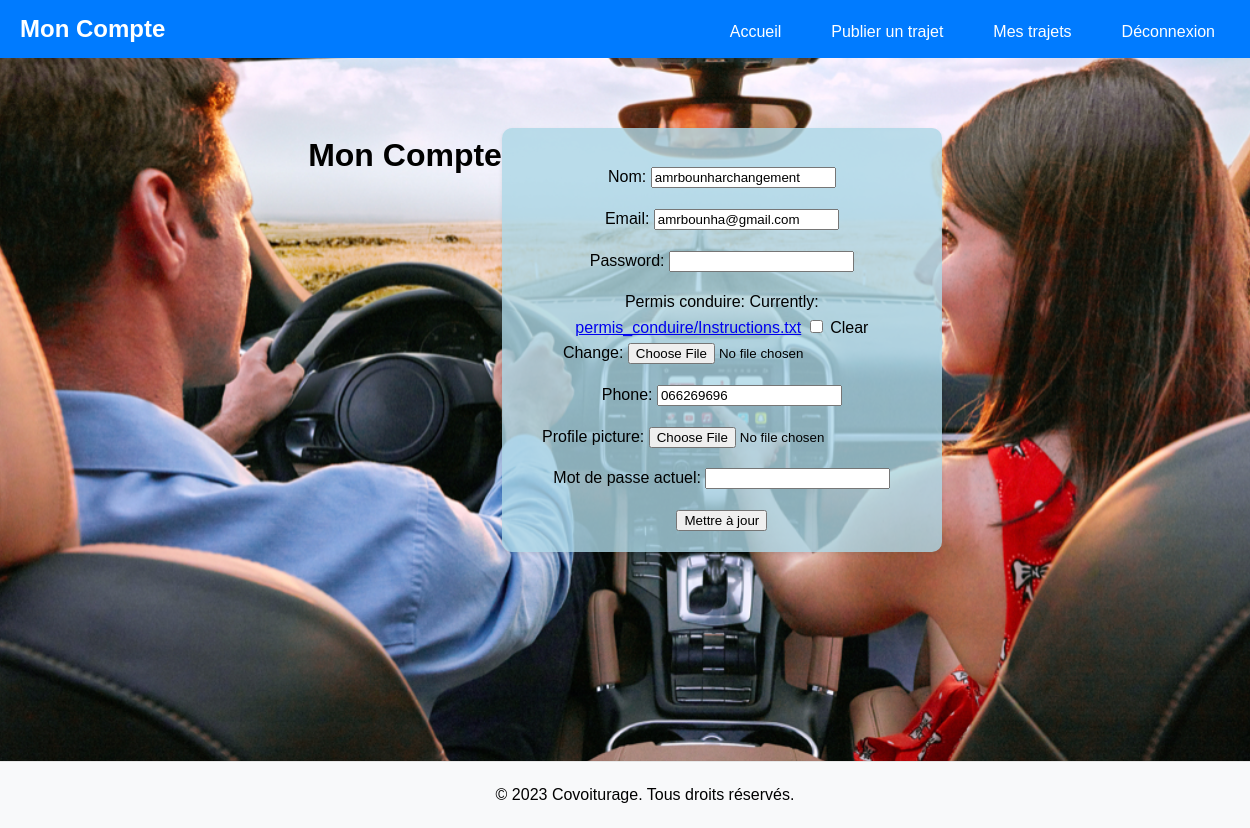
Page /client/compte/ (signed in) on the committed database.
### client/models.py (models this page shows, shortened)
class Client(models.Model):
    id = models.AutoField(primary_key=True)
    nom = models.CharField(max_length=100)
    email = models.EmailField(unique=True)
    password = models.CharField(max_length=256,default='default_password')
    phone = models.CharField(max_length=15, blank=True)
    profile_picture = models.ImageField(upload_to='profile_pictures/', blank=True)
    historiqueTrajets = models.TextField(blank=True,null=True)
    commentaires = models.TextField(blank=True, null=True)
    estConducteur = models.BooleanField(default=False)
    permis_conduire = models.FileField(upload_to='permis_conduire/', null=True, blank=True)
    is_active = models.BooleanField(default=True)

### client/views.py (the view)
# urls.py: path('compte/', views.compte, name='compte'),
def compte(request):
    client_id = request.session.get('client_id')
    if not client_id:
        return redirect('connexion')
    client = Client.objects.get(id=client_id)
    error_message = None
    if request.method == 'POST':
        form = CompteForm(request.POST, request.FILES, instance=client)
        current_password = request.POST.get('current_password')
        if current_password != client.password:
            error_message = "Mot de passe actuel incorrect"
        elif form.is_valid():
            form.save()
            return redirect('home')
    else:
        form = CompteForm(instance=client)
    return render(request, 'client/compte.html', {'form': form, 'error_message': error_message})

### client/forms.py
class CompteForm(forms.ModelForm):
    password = forms.CharField(widget=forms.PasswordInput, required=False)
    current_password = forms.CharField(widget=forms.PasswordInput, required=True, label='Mot de passe actuel')
    permis_conduire = forms.FileField(required=False)
    class Meta:
        model = Client
        fields = ['nom', 'email', 'password', 'permis_conduire', 'phone', 'profile_picture']

### client/templates/Client/compte.html (shortened to what this page needs)
{% load static %}
<!DOCTYPE html>
<html lang="en">
<head>
    <link rel="stylesheet" href="{% static 'Client/css/forms.css' %}">
</head>
<body>
    <header>
        <div class="container">
            <div class="logo">
                <h1>Mon Compte</h1>
            </div>
            <nav>
                <ul>
                    <li><a href="{% url 'home' %}">Accueil</a></li>
                    <li><a href="{% url 'publier_trajet' %}">Publier un trajet</a></li>
                    {% if request.session.client_id %}
                        <li><a href="{% url 'mes_trajets' %}">Mes trajets</a></li>
                        <li><a href="{% url 'deconnexion' %}">Déconnexion</a></li>
                    {% else %}
                        <li><a href="{% url 'connexion' %}">Connexion</a></li>
                        <li><a href="{% url 'inscription' %}">Inscription</a></li>
                    {% endif %}
                </ul>
            </nav>
        </div>
    </header>
    <div class="main-content">
        <h1>Mon Compte</h1>
        <form method="post">
            {{ form.as_p }}
            <button type="submit">Mettre à jour</button>
        </form>
    </div>
    <footer class="footer">
        <p>© 2023 Covoiturage. Tous droits réservés.</p>
    </footer>
</body>
</html>

### static/Client/css/forms.css (style rules this page uses)
body { font-family: Arial, sans-serif; margin: 0; padding: 0; line-height: 1.6; background-image: url('/static/images/covoitureurs.jpg'); background-size: cover; background-position: center; background-repeat: no-repeat; height: 100vh; }
header { background-color: #007bff; color: white; padding: 10px 20px; text-align: center; font-size: 24px; position: relative; z-index: 10; }
header a { color: white; text-decoration: none; padding: 0 15px; }
header .container { display: flex; justify-content: space-between; align-items: center; }
header .logo h1 { margin: 0; font-size: 24px; }
header nav ul { list-style: none; margin: 0; padding: 0; display: flex; }
header nav ul li { margin-left: 20px; }
header nav ul li a { text-decoration: none; color: white; font-size: 16px; }
.main-content { display: flex; justify-content: center; align-items: flex-start; height: calc(100vh - 80px); text-align: center; position: relative; z-index: 5; padding-top: 50px; }
footer { text-align: center; padding: 20px; background-color: #f8f9fa; border-top: 1px solid #e7e7e7; position: absolute; width: 100%; bottom: 0; z-index: 10; }
footer p { margin: 0; }
.main-content { position: relative; z-index: 5; }
form { background: rgba(173, 216, 230, 0.8); padding: 20px; border-radius: 10px; box-shadow: 0 2px 4px rgba(0, 0, 0, 0.1); width: 100%; max-width: 400px; margin-top: 20px; }

### rows in the picture
Client: nom "amrbounharchangement", email "amrbounha@gmail.com", phone "066269696"
